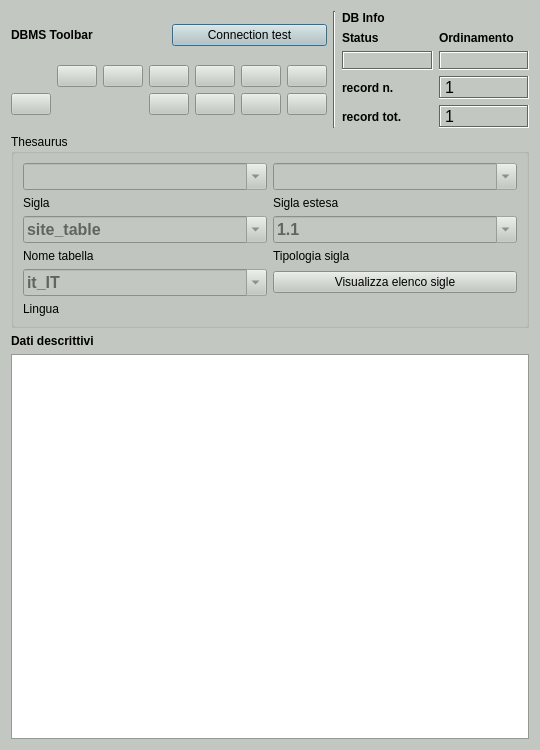
<?xml version="1.0" encoding="UTF-8"?>
<ui version="4.0">
 <class>DialogThesaurus</class>
 <widget class="QDialog" name="DialogThesaurus">
  <property name="geometry">
   <rect>
    <x>0</x>
    <y>0</y>
    <width>540</width>
    <height>750</height>
   </rect>
  </property>
  <property name="minimumSize">
   <size>
    <width>540</width>
    <height>400</height>
   </size>
  </property>
  <property name="palette">
   <palette>
    <active>
     <colorrole role="WindowText">
      <brush brushstyle="SolidPattern">
       <color alpha="255">
        <red>0</red>
        <green>0</green>
        <blue>0</blue>
       </color>
      </brush>
     </colorrole>
     <colorrole role="Button">
      <brush brushstyle="SolidPattern">
       <color alpha="255">
        <red>194</red>
        <green>200</green>
        <blue>193</blue>
       </color>
      </brush>
     </colorrole>
     <colorrole role="Light">
      <brush brushstyle="SolidPattern">
       <color alpha="255">
        <red>255</red>
        <green>255</green>
        <blue>255</blue>
       </color>
      </brush>
     </colorrole>
     <colorrole role="Midlight">
      <brush brushstyle="SolidPattern">
       <color alpha="255">
        <red>224</red>
        <green>227</green>
        <blue>224</blue>
       </color>
      </brush>
     </colorrole>
     <colorrole role="Dark">
      <brush brushstyle="SolidPattern">
       <color alpha="255">
        <red>97</red>
        <green>100</green>
        <blue>96</blue>
       </color>
      </brush>
     </colorrole>
     <colorrole role="Mid">
      <brush brushstyle="SolidPattern">
       <color alpha="255">
        <red>129</red>
        <green>133</green>
        <blue>129</blue>
       </color>
      </brush>
     </colorrole>
     <colorrole role="Text">
      <brush brushstyle="SolidPattern">
       <color alpha="255">
        <red>0</red>
        <green>0</green>
        <blue>0</blue>
       </color>
      </brush>
     </colorrole>
     <colorrole role="BrightText">
      <brush brushstyle="SolidPattern">
       <color alpha="255">
        <red>255</red>
        <green>255</green>
        <blue>255</blue>
       </color>
      </brush>
     </colorrole>
     <colorrole role="ButtonText">
      <brush brushstyle="SolidPattern">
       <color alpha="255">
        <red>0</red>
        <green>0</green>
        <blue>0</blue>
       </color>
      </brush>
     </colorrole>
     <colorrole role="Base">
      <brush brushstyle="SolidPattern">
       <color alpha="255">
        <red>255</red>
        <green>255</green>
        <blue>255</blue>
       </color>
      </brush>
     </colorrole>
     <colorrole role="Window">
      <brush brushstyle="SolidPattern">
       <color alpha="255">
        <red>194</red>
        <green>200</green>
        <blue>193</blue>
       </color>
      </brush>
     </colorrole>
     <colorrole role="Shadow">
      <brush brushstyle="SolidPattern">
       <color alpha="255">
        <red>0</red>
        <green>0</green>
        <blue>0</blue>
       </color>
      </brush>
     </colorrole>
     <colorrole role="AlternateBase">
      <brush brushstyle="SolidPattern">
       <color alpha="255">
        <red>224</red>
        <green>227</green>
        <blue>224</blue>
       </color>
      </brush>
     </colorrole>
     <colorrole role="ToolTipBase">
      <brush brushstyle="SolidPattern">
       <color alpha="255">
        <red>255</red>
        <green>255</green>
        <blue>220</blue>
       </color>
      </brush>
     </colorrole>
     <colorrole role="ToolTipText">
      <brush brushstyle="SolidPattern">
       <color alpha="255">
        <red>0</red>
        <green>0</green>
        <blue>0</blue>
       </color>
      </brush>
     </colorrole>
     <colorrole role="PlaceholderText">
      <brush brushstyle="SolidPattern">
       <color alpha="128">
        <red>0</red>
        <green>0</green>
        <blue>0</blue>
       </color>
      </brush>
     </colorrole>
    </active>
    <inactive>
     <colorrole role="WindowText">
      <brush brushstyle="SolidPattern">
       <color alpha="255">
        <red>0</red>
        <green>0</green>
        <blue>0</blue>
       </color>
      </brush>
     </colorrole>
     <colorrole role="Button">
      <brush brushstyle="SolidPattern">
       <color alpha="255">
        <red>194</red>
        <green>200</green>
        <blue>193</blue>
       </color>
      </brush>
     </colorrole>
     <colorrole role="Light">
      <brush brushstyle="SolidPattern">
       <color alpha="255">
        <red>255</red>
        <green>255</green>
        <blue>255</blue>
       </color>
      </brush>
     </colorrole>
     <colorrole role="Midlight">
      <brush brushstyle="SolidPattern">
       <color alpha="255">
        <red>224</red>
        <green>227</green>
        <blue>224</blue>
       </color>
      </brush>
     </colorrole>
     <colorrole role="Dark">
      <brush brushstyle="SolidPattern">
       <color alpha="255">
        <red>97</red>
        <green>100</green>
        <blue>96</blue>
       </color>
      </brush>
     </colorrole>
     <colorrole role="Mid">
      <brush brushstyle="SolidPattern">
       <color alpha="255">
        <red>129</red>
        <green>133</green>
        <blue>129</blue>
       </color>
      </brush>
     </colorrole>
     <colorrole role="Text">
      <brush brushstyle="SolidPattern">
       <color alpha="255">
        <red>0</red>
        <green>0</green>
        <blue>0</blue>
       </color>
      </brush>
     </colorrole>
     <colorrole role="BrightText">
      <brush brushstyle="SolidPattern">
       <color alpha="255">
        <red>255</red>
        <green>255</green>
        <blue>255</blue>
       </color>
      </brush>
     </colorrole>
     <colorrole role="ButtonText">
      <brush brushstyle="SolidPattern">
       <color alpha="255">
        <red>0</red>
        <green>0</green>
        <blue>0</blue>
       </color>
      </brush>
     </colorrole>
     <colorrole role="Base">
      <brush brushstyle="SolidPattern">
       <color alpha="255">
        <red>255</red>
        <green>255</green>
        <blue>255</blue>
       </color>
      </brush>
     </colorrole>
     <colorrole role="Window">
      <brush brushstyle="SolidPattern">
       <color alpha="255">
        <red>194</red>
        <green>200</green>
        <blue>193</blue>
       </color>
      </brush>
     </colorrole>
     <colorrole role="Shadow">
      <brush brushstyle="SolidPattern">
       <color alpha="255">
        <red>0</red>
        <green>0</green>
        <blue>0</blue>
       </color>
      </brush>
     </colorrole>
     <colorrole role="AlternateBase">
      <brush brushstyle="SolidPattern">
       <color alpha="255">
        <red>224</red>
        <green>227</green>
        <blue>224</blue>
       </color>
      </brush>
     </colorrole>
     <colorrole role="ToolTipBase">
      <brush brushstyle="SolidPattern">
       <color alpha="255">
        <red>255</red>
        <green>255</green>
        <blue>220</blue>
       </color>
      </brush>
     </colorrole>
     <colorrole role="ToolTipText">
      <brush brushstyle="SolidPattern">
       <color alpha="255">
        <red>0</red>
        <green>0</green>
        <blue>0</blue>
       </color>
      </brush>
     </colorrole>
     <colorrole role="PlaceholderText">
      <brush brushstyle="SolidPattern">
       <color alpha="128">
        <red>0</red>
        <green>0</green>
        <blue>0</blue>
       </color>
      </brush>
     </colorrole>
    </inactive>
    <disabled>
     <colorrole role="WindowText">
      <brush brushstyle="SolidPattern">
       <color alpha="255">
        <red>97</red>
        <green>100</green>
        <blue>96</blue>
       </color>
      </brush>
     </colorrole>
     <colorrole role="Button">
      <brush brushstyle="SolidPattern">
       <color alpha="255">
        <red>194</red>
        <green>200</green>
        <blue>193</blue>
       </color>
      </brush>
     </colorrole>
     <colorrole role="Light">
      <brush brushstyle="SolidPattern">
       <color alpha="255">
        <red>255</red>
        <green>255</green>
        <blue>255</blue>
       </color>
      </brush>
     </colorrole>
     <colorrole role="Midlight">
      <brush brushstyle="SolidPattern">
       <color alpha="255">
        <red>224</red>
        <green>227</green>
        <blue>224</blue>
       </color>
      </brush>
     </colorrole>
     <colorrole role="Dark">
      <brush brushstyle="SolidPattern">
       <color alpha="255">
        <red>97</red>
        <green>100</green>
        <blue>96</blue>
       </color>
      </brush>
     </colorrole>
     <colorrole role="Mid">
      <brush brushstyle="SolidPattern">
       <color alpha="255">
        <red>129</red>
        <green>133</green>
        <blue>129</blue>
       </color>
      </brush>
     </colorrole>
     <colorrole role="Text">
      <brush brushstyle="SolidPattern">
       <color alpha="255">
        <red>97</red>
        <green>100</green>
        <blue>96</blue>
       </color>
      </brush>
     </colorrole>
     <colorrole role="BrightText">
      <brush brushstyle="SolidPattern">
       <color alpha="255">
        <red>255</red>
        <green>255</green>
        <blue>255</blue>
       </color>
      </brush>
     </colorrole>
     <colorrole role="ButtonText">
      <brush brushstyle="SolidPattern">
       <color alpha="255">
        <red>97</red>
        <green>100</green>
        <blue>96</blue>
       </color>
      </brush>
     </colorrole>
     <colorrole role="Base">
      <brush brushstyle="SolidPattern">
       <color alpha="255">
        <red>194</red>
        <green>200</green>
        <blue>193</blue>
       </color>
      </brush>
     </colorrole>
     <colorrole role="Window">
      <brush brushstyle="SolidPattern">
       <color alpha="255">
        <red>194</red>
        <green>200</green>
        <blue>193</blue>
       </color>
      </brush>
     </colorrole>
     <colorrole role="Shadow">
      <brush brushstyle="SolidPattern">
       <color alpha="255">
        <red>0</red>
        <green>0</green>
        <blue>0</blue>
       </color>
      </brush>
     </colorrole>
     <colorrole role="AlternateBase">
      <brush brushstyle="SolidPattern">
       <color alpha="255">
        <red>194</red>
        <green>200</green>
        <blue>193</blue>
       </color>
      </brush>
     </colorrole>
     <colorrole role="ToolTipBase">
      <brush brushstyle="SolidPattern">
       <color alpha="255">
        <red>255</red>
        <green>255</green>
        <blue>220</blue>
       </color>
      </brush>
     </colorrole>
     <colorrole role="ToolTipText">
      <brush brushstyle="SolidPattern">
       <color alpha="255">
        <red>0</red>
        <green>0</green>
        <blue>0</blue>
       </color>
      </brush>
     </colorrole>
     <colorrole role="PlaceholderText">
      <brush brushstyle="SolidPattern">
       <color alpha="128">
        <red>0</red>
        <green>0</green>
        <blue>0</blue>
       </color>
      </brush>
     </colorrole>
    </disabled>
   </palette>
  </property>
  <property name="windowTitle">
   <string>pyArchInit Gestione Beni culturali - Thesaurus</string>
  </property>
  <property name="windowIcon">
   <iconset resource="../../resources/resources.qrc">
    <normaloff>:/icons/iconSite.png</normaloff>:/icons/iconSite.png</iconset>
  </property>
  <layout class="QGridLayout" name="gridLayout_7">
   <item row="0" column="0" colspan="3">
    <layout class="QHBoxLayout" name="horizontalLayout">
     <item>
      <layout class="QGridLayout" name="gridLayout_2">
       <item row="0" column="0">
        <widget class="QLabel" name="label_29">
         <property name="font">
          <font>
           <weight>75</weight>
           <bold>true</bold>
          </font>
         </property>
         <property name="text">
          <string>DBMS Toolbar</string>
         </property>
        </widget>
       </item>
       <item row="0" column="1">
        <widget class="QPushButton" name="pushButton_connect">
         <property name="text">
          <string>Connection test</string>
         </property>
        </widget>
       </item>
       <item row="1" column="0" colspan="2">
        <layout class="QGridLayout" name="gridLayout">
         <item row="0" column="5">
          <widget class="QPushButton" name="pushButton_first_rec">
           <property name="toolTip">
            <string>First rec</string>
           </property>
           <property name="text">
            <string/>
           </property>
           <property name="icon">
            <iconset resource="../../resources/resources.qrc">
             <normaloff>:/icons/5_leftArrows.png</normaloff>:/icons/5_leftArrows.png</iconset>
           </property>
          </widget>
         </item>
         <item row="0" column="7">
          <widget class="QPushButton" name="pushButton_next_rec">
           <property name="toolTip">
            <string>Next rec</string>
           </property>
           <property name="text">
            <string/>
           </property>
           <property name="icon">
            <iconset resource="../../resources/resources.qrc">
             <normaloff>:/icons/6_rightArrow.png</normaloff>:/icons/6_rightArrow.png</iconset>
           </property>
          </widget>
         </item>
         <item row="0" column="8">
          <widget class="QPushButton" name="pushButton_last_rec">
           <property name="toolTip">
            <string>Last rec</string>
           </property>
           <property name="text">
            <string/>
           </property>
           <property name="icon">
            <iconset resource="../../resources/resources.qrc">
             <normaloff>:/icons/7_rightArrows.png</normaloff>:/icons/7_rightArrows.png</iconset>
           </property>
          </widget>
         </item>
         <item row="0" column="9">
          <widget class="QPushButton" name="pushButton_new_rec">
           <property name="font">
            <font>
             <pointsize>9</pointsize>
            </font>
           </property>
           <property name="toolTip">
            <string>New record</string>
           </property>
           <property name="text">
            <string/>
           </property>
           <property name="icon">
            <iconset resource="../../resources/resources.qrc">
             <normaloff>:/icons/newrec.png</normaloff>:/icons/newrec.png</iconset>
           </property>
          </widget>
         </item>
         <item row="0" column="10">
          <widget class="QPushButton" name="pushButton_save">
           <property name="font">
            <font>
             <pointsize>9</pointsize>
            </font>
           </property>
           <property name="toolTip">
            <string>Save</string>
           </property>
           <property name="text">
            <string/>
           </property>
           <property name="icon">
            <iconset resource="../../resources/resources.qrc">
             <normaloff>:/icons/b_save.png</normaloff>:/icons/b_save.png</iconset>
           </property>
           <property name="autoDefault">
            <bool>false</bool>
           </property>
          </widget>
         </item>
         <item row="1" column="7">
          <widget class="QPushButton" name="pushButton_new_search">
           <property name="font">
            <font>
             <pointsize>9</pointsize>
            </font>
           </property>
           <property name="toolTip">
            <string>new search</string>
           </property>
           <property name="text">
            <string/>
           </property>
           <property name="icon">
            <iconset resource="../../resources/resources.qrc">
             <normaloff>:/icons/new_search.png</normaloff>:/icons/new_search.png</iconset>
           </property>
          </widget>
         </item>
         <item row="1" column="8">
          <widget class="QPushButton" name="pushButton_search_go">
           <property name="font">
            <font>
             <pointsize>9</pointsize>
            </font>
           </property>
           <property name="toolTip">
            <string>search !!!</string>
           </property>
           <property name="text">
            <string/>
           </property>
           <property name="icon">
            <iconset resource="../../resources/resources.qrc">
             <normaloff>:/icons/search.png</normaloff>:/icons/search.png</iconset>
           </property>
          </widget>
         </item>
         <item row="1" column="9">
          <widget class="QPushButton" name="pushButton_sort">
           <property name="font">
            <font>
             <pointsize>9</pointsize>
            </font>
           </property>
           <property name="toolTip">
            <string>Order by</string>
           </property>
           <property name="text">
            <string/>
           </property>
           <property name="icon">
            <iconset resource="../../resources/resources.qrc">
             <normaloff>:/icons/sort.png</normaloff>:/icons/sort.png</iconset>
           </property>
          </widget>
         </item>
         <item row="1" column="10">
          <widget class="QPushButton" name="pushButton_view_all">
           <property name="font">
            <font>
             <pointsize>9</pointsize>
            </font>
           </property>
           <property name="toolTip">
            <string>View alls records</string>
           </property>
           <property name="text">
            <string/>
           </property>
           <property name="icon">
            <iconset resource="../../resources/resources.qrc">
             <normaloff>:/icons/view_all.png</normaloff>:/icons/view_all.png</iconset>
           </property>
          </widget>
         </item>
         <item row="1" column="2">
          <widget class="QPushButton" name="pushButton_delete">
           <property name="enabled">
            <bool>true</bool>
           </property>
           <property name="font">
            <font>
             <pointsize>9</pointsize>
            </font>
           </property>
           <property name="toolTip">
            <string>Delete record</string>
           </property>
           <property name="text">
            <string/>
           </property>
           <property name="icon">
            <iconset resource="../../resources/resources.qrc">
             <normaloff>:/icons/delete.png</normaloff>:/icons/delete.png</iconset>
           </property>
          </widget>
         </item>
         <item row="0" column="6">
          <widget class="QPushButton" name="pushButton_prev_rec">
           <property name="toolTip">
            <string>Prev rec</string>
           </property>
           <property name="text">
            <string/>
           </property>
           <property name="icon">
            <iconset resource="../../resources/resources.qrc">
             <normaloff>:/icons/4_leftArrow.png</normaloff>:/icons/4_leftArrow.png</iconset>
           </property>
          </widget>
         </item>
        </layout>
       </item>
      </layout>
     </item>
     <item>
      <widget class="Line" name="line_6">
       <property name="orientation">
        <enum>Qt::Vertical</enum>
       </property>
      </widget>
     </item>
     <item>
      <layout class="QGridLayout" name="gridLayout_5">
       <item row="0" column="0">
        <widget class="QLabel" name="label_42">
         <property name="font">
          <font>
           <weight>75</weight>
           <bold>true</bold>
          </font>
         </property>
         <property name="autoFillBackground">
          <bool>true</bool>
         </property>
         <property name="text">
          <string>DB Info</string>
         </property>
        </widget>
       </item>
       <item row="1" column="0">
        <layout class="QGridLayout" name="gridLayout_4">
         <item row="0" column="1">
          <widget class="QLabel" name="label_43">
           <property name="font">
            <font>
             <pointsize>9</pointsize>
             <weight>75</weight>
             <bold>true</bold>
            </font>
           </property>
           <property name="text">
            <string>Ordinamento</string>
           </property>
           <property name="margin">
            <number>0</number>
           </property>
          </widget>
         </item>
         <item row="1" column="0">
          <widget class="QLabel" name="label_status">
           <property name="minimumSize">
            <size>
             <width>40</width>
             <height>0</height>
            </size>
           </property>
           <property name="font">
            <font>
             <pointsize>10</pointsize>
             <weight>75</weight>
             <bold>true</bold>
            </font>
           </property>
           <property name="cursor">
            <cursorShape>ForbiddenCursor</cursorShape>
           </property>
           <property name="mouseTracking">
            <bool>false</bool>
           </property>
           <property name="contextMenuPolicy">
            <enum>Qt::DefaultContextMenu</enum>
           </property>
           <property name="frameShape">
            <enum>QFrame::Box</enum>
           </property>
           <property name="frameShadow">
            <enum>QFrame::Sunken</enum>
           </property>
           <property name="text">
            <string/>
           </property>
           <property name="alignment">
            <set>Qt::AlignCenter</set>
           </property>
           <property name="margin">
            <number>0</number>
           </property>
          </widget>
         </item>
         <item row="1" column="1">
          <widget class="QLabel" name="label_sort">
           <property name="font">
            <font>
             <pointsize>10</pointsize>
             <weight>75</weight>
             <bold>true</bold>
            </font>
           </property>
           <property name="cursor">
            <cursorShape>ForbiddenCursor</cursorShape>
           </property>
           <property name="mouseTracking">
            <bool>false</bool>
           </property>
           <property name="contextMenuPolicy">
            <enum>Qt::DefaultContextMenu</enum>
           </property>
           <property name="frameShape">
            <enum>QFrame::Box</enum>
           </property>
           <property name="frameShadow">
            <enum>QFrame::Sunken</enum>
           </property>
           <property name="text">
            <string/>
           </property>
           <property name="alignment">
            <set>Qt::AlignCenter</set>
           </property>
           <property name="margin">
            <number>0</number>
           </property>
          </widget>
         </item>
         <item row="0" column="0">
          <widget class="QLabel" name="label_34">
           <property name="font">
            <font>
             <pointsize>9</pointsize>
             <weight>75</weight>
             <bold>true</bold>
            </font>
           </property>
           <property name="text">
            <string>Status</string>
           </property>
           <property name="margin">
            <number>0</number>
           </property>
          </widget>
         </item>
        </layout>
       </item>
       <item row="2" column="0">
        <layout class="QGridLayout" name="gridLayout_3">
         <item row="0" column="0">
          <widget class="QLabel" name="label_27">
           <property name="font">
            <font>
             <pointsize>9</pointsize>
             <weight>75</weight>
             <bold>true</bold>
            </font>
           </property>
           <property name="text">
            <string>record n.</string>
           </property>
           <property name="margin">
            <number>0</number>
           </property>
          </widget>
         </item>
         <item row="0" column="1">
          <widget class="QLabel" name="label_rec_corrente">
           <property name="font">
            <font>
             <family>Microsoft Sans Serif</family>
             <pointsize>12</pointsize>
            </font>
           </property>
           <property name="cursor">
            <cursorShape>ForbiddenCursor</cursorShape>
           </property>
           <property name="mouseTracking">
            <bool>false</bool>
           </property>
           <property name="contextMenuPolicy">
            <enum>Qt::DefaultContextMenu</enum>
           </property>
           <property name="frameShape">
            <enum>QFrame::Box</enum>
           </property>
           <property name="frameShadow">
            <enum>QFrame::Sunken</enum>
           </property>
           <property name="text">
            <string>1</string>
           </property>
          </widget>
         </item>
         <item row="1" column="0">
          <widget class="QLabel" name="label_28">
           <property name="font">
            <font>
             <pointsize>9</pointsize>
             <weight>75</weight>
             <bold>true</bold>
            </font>
           </property>
           <property name="text">
            <string>record tot.</string>
           </property>
           <property name="margin">
            <number>0</number>
           </property>
          </widget>
         </item>
         <item row="1" column="1">
          <widget class="QLabel" name="label_rec_tot">
           <property name="font">
            <font>
             <family>Microsoft Sans Serif</family>
             <pointsize>12</pointsize>
            </font>
           </property>
           <property name="cursor">
            <cursorShape>ForbiddenCursor</cursorShape>
           </property>
           <property name="mouseTracking">
            <bool>false</bool>
           </property>
           <property name="contextMenuPolicy">
            <enum>Qt::DefaultContextMenu</enum>
           </property>
           <property name="frameShape">
            <enum>QFrame::Box</enum>
           </property>
           <property name="frameShadow">
            <enum>QFrame::Sunken</enum>
           </property>
           <property name="text">
            <string>1</string>
           </property>
          </widget>
         </item>
        </layout>
       </item>
      </layout>
     </item>
    </layout>
   </item>
   <item row="1" column="0" colspan="3">
    <widget class="QgsCollapsibleGroupBox" name="groupBox">
     <property name="title">
      <string>Thesaurus</string>
     </property>
     <layout class="QGridLayout" name="gridLayout_6">
      <item row="5" column="1">
       <widget class="QLabel" name="label_3">
        <property name="text">
         <string>Lingua</string>
        </property>
       </widget>
      </item>
      <item row="1" column="2">
       <widget class="QLabel" name="label_2">
        <property name="text">
         <string>Sigla estesa</string>
        </property>
       </widget>
      </item>
      <item row="2" column="1">
       <widget class="QComboBox" name="comboBox_nome_tabella">
        <property name="enabled">
         <bool>false</bool>
        </property>
        <property name="minimumSize">
         <size>
          <width>100</width>
          <height>0</height>
         </size>
        </property>
        <property name="font">
         <font>
          <pointsize>12</pointsize>
          <weight>75</weight>
          <bold>true</bold>
         </font>
        </property>
        <property name="mouseTracking">
         <bool>true</bool>
        </property>
        <property name="toolTip">
         <string/>
        </property>
        <property name="editable">
         <bool>true</bool>
        </property>
        <property name="maxVisibleItems">
         <number>99999</number>
        </property>
        <property name="maxCount">
         <number>2147483647</number>
        </property>
        <item>
         <property name="text">
          <string>site_table</string>
         </property>
        </item>
        <item>
         <property name="text">
          <string>us_table</string>
         </property>
        </item>
        <item>
         <property name="text">
          <string>inventario_materiali_table</string>
         </property>
        </item>
        <item>
         <property name="text">
          <string>campioni_table</string>
         </property>
        </item>
        <item>
         <property name="text">
          <string>inventario_lapidei_table</string>
         </property>
        </item>
        <item>
         <property name="text">
          <string>struttura_table</string>
         </property>
        </item>
        <item>
         <property name="text">
          <string>tomba_table</string>
         </property>
        </item>
        <item>
         <property name="text">
          <string>individui_table</string>
         </property>
        </item>
       </widget>
      </item>
      <item row="3" column="2">
       <widget class="QLabel" name="label_11">
        <property name="text">
         <string>Tipologia sigla</string>
        </property>
       </widget>
      </item>
      <item row="3" column="1">
       <widget class="QLabel" name="label_10">
        <property name="text">
         <string>Nome tabella</string>
        </property>
       </widget>
      </item>
      <item row="0" column="1">
       <widget class="QComboBox" name="comboBox_sigla">
        <property name="enabled">
         <bool>false</bool>
        </property>
        <property name="minimumSize">
         <size>
          <width>100</width>
          <height>0</height>
         </size>
        </property>
        <property name="font">
         <font>
          <pointsize>12</pointsize>
          <weight>75</weight>
          <bold>true</bold>
         </font>
        </property>
        <property name="mouseTracking">
         <bool>true</bool>
        </property>
        <property name="editable">
         <bool>true</bool>
        </property>
        <property name="maxVisibleItems">
         <number>99999</number>
        </property>
        <property name="maxCount">
         <number>2147483647</number>
        </property>
       </widget>
      </item>
      <item row="0" column="2">
       <widget class="QComboBox" name="comboBox_sigla_estesa">
        <property name="enabled">
         <bool>false</bool>
        </property>
        <property name="minimumSize">
         <size>
          <width>150</width>
          <height>0</height>
         </size>
        </property>
        <property name="font">
         <font>
          <pointsize>12</pointsize>
          <weight>75</weight>
          <bold>true</bold>
         </font>
        </property>
        <property name="mouseTracking">
         <bool>true</bool>
        </property>
        <property name="editable">
         <bool>true</bool>
        </property>
        <property name="maxVisibleItems">
         <number>99999</number>
        </property>
        <property name="maxCount">
         <number>2147483647</number>
        </property>
       </widget>
      </item>
      <item row="1" column="1">
       <widget class="QLabel" name="label">
        <property name="text">
         <string>Sigla</string>
        </property>
       </widget>
      </item>
      <item row="2" column="2">
       <widget class="QComboBox" name="comboBox_tipologia_sigla">
        <property name="enabled">
         <bool>false</bool>
        </property>
        <property name="minimumSize">
         <size>
          <width>100</width>
          <height>0</height>
         </size>
        </property>
        <property name="font">
         <font>
          <pointsize>12</pointsize>
          <weight>75</weight>
          <bold>true</bold>
         </font>
        </property>
        <property name="mouseTracking">
         <bool>true</bool>
        </property>
        <property name="editable">
         <bool>true</bool>
        </property>
        <property name="maxVisibleItems">
         <number>99999</number>
        </property>
        <property name="maxCount">
         <number>2147483647</number>
        </property>
        <item>
         <property name="text">
          <string>1.1</string>
         </property>
        </item>
        <item>
         <property name="text">
          <string>2.1</string>
         </property>
        </item>
        <item>
         <property name="text">
          <string>2.2</string>
         </property>
        </item>
        <item>
         <property name="text">
          <string>2.3</string>
         </property>
        </item>
        <item>
         <property name="text">
          <string>2.4</string>
         </property>
        </item>
        <item>
         <property name="text">
          <string>2.5</string>
         </property>
        </item>
        <item>
         <property name="text">
          <string>2.6</string>
         </property>
        </item>
        <item>
         <property name="text">
          <string>2.7</string>
         </property>
        </item>
        <item>
         <property name="text">
          <string>3.1</string>
         </property>
        </item>
        <item>
         <property name="text">
          <string>3.2</string>
         </property>
        </item>
        <item>
         <property name="text">
          <string>3.3</string>
         </property>
        </item>
        <item>
         <property name="text">
          <string>3.4</string>
         </property>
        </item>
       </widget>
      </item>
      <item row="4" column="1">
       <widget class="QComboBox" name="comboBox_lingua">
        <property name="enabled">
         <bool>false</bool>
        </property>
        <property name="minimumSize">
         <size>
          <width>100</width>
          <height>0</height>
         </size>
        </property>
        <property name="font">
         <font>
          <pointsize>12</pointsize>
          <weight>75</weight>
          <bold>true</bold>
         </font>
        </property>
        <property name="mouseTracking">
         <bool>true</bool>
        </property>
        <property name="editable">
         <bool>true</bool>
        </property>
        <item>
         <property name="text">
          <string>it_IT</string>
         </property>
        </item>
        <item>
         <property name="text">
          <string>en_US</string>
         </property>
        </item>
       </widget>
      </item>
      <item row="4" column="2">
       <widget class="QPushButton" name="pushButton_sigle">
        <property name="font">
         <font>
          <pointsize>9</pointsize>
          <weight>50</weight>
          <bold>false</bold>
         </font>
        </property>
        <property name="text">
         <string>Visualizza elenco sigle</string>
        </property>
       </widget>
      </item>
     </layout>
    </widget>
   </item>
   <item row="2" column="0" colspan="3">
    <layout class="QVBoxLayout" name="verticalLayout_3">
     <item>
      <widget class="QLabel" name="label_13">
       <property name="font">
        <font>
         <weight>75</weight>
         <bold>true</bold>
        </font>
       </property>
       <property name="text">
        <string>Dati descrittivi</string>
       </property>
      </widget>
     </item>
     <item>
      <widget class="QTextEdit" name="textEdit_descrizione_sigla">
       <property name="minimumSize">
        <size>
         <width>0</width>
         <height>20</height>
        </size>
       </property>
       <property name="maximumSize">
        <size>
         <width>16777215</width>
         <height>16000000</height>
        </size>
       </property>
       <property name="font">
        <font>
         <pointsize>10</pointsize>
        </font>
       </property>
      </widget>
     </item>
    </layout>
   </item>
  </layout>
 </widget>
 <customwidgets>
  <customwidget>
   <class>QgsCollapsibleGroupBox</class>
   <extends>QGroupBox</extends>
   <header>qgscollapsiblegroupbox.h</header>
   <container>1</container>
  </customwidget>
 </customwidgets>
 <tabstops>
  <tabstop>pushButton_connect</tabstop>
  <tabstop>pushButton_first_rec</tabstop>
  <tabstop>pushButton_prev_rec</tabstop>
  <tabstop>pushButton_next_rec</tabstop>
  <tabstop>pushButton_last_rec</tabstop>
  <tabstop>pushButton_new_rec</tabstop>
  <tabstop>pushButton_save</tabstop>
  <tabstop>pushButton_delete</tabstop>
  <tabstop>pushButton_new_search</tabstop>
  <tabstop>pushButton_search_go</tabstop>
  <tabstop>pushButton_sort</tabstop>
  <tabstop>pushButton_view_all</tabstop>
  <tabstop>groupBox</tabstop>
  <tabstop>comboBox_sigla</tabstop>
  <tabstop>comboBox_sigla_estesa</tabstop>
  <tabstop>comboBox_nome_tabella</tabstop>
  <tabstop>comboBox_tipologia_sigla</tabstop>
  <tabstop>comboBox_lingua</tabstop>
  <tabstop>textEdit_descrizione_sigla</tabstop>
 </tabstops>
 <resources>
  <include location="../../resources/resources.qrc"/>
 </resources>
 <connections>
  <connection>
   <sender>comboBox_nome_tabella</sender>
   <signal>currentTextChanged(QString)</signal>
   <receiver>comboBox_tipologia_sigla</receiver>
   <slot>update()</slot>
   <hints>
    <hint type="sourcelabel">
     <x>90</x>
     <y>235</y>
    </hint>
    <hint type="destinationlabel">
     <x>302</x>
     <y>234</y>
    </hint>
   </hints>
  </connection>
 </connections>
</ui>
